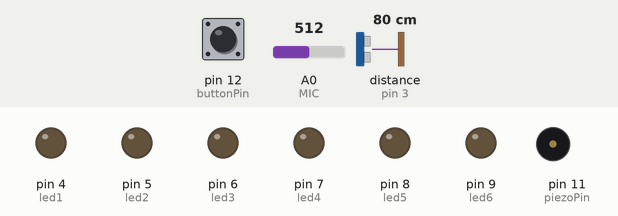
Recording of a sketch running on a simulated Arduino Uno, built with avr-gcc and run on an emulated ATmega328P. On the bench: output pins drawn as LEDs (lit = HIGH), buzzer (waves = sounding). Wiring (inferred from the names in the program): ultrasonic range finder: trigger pin 2; echo pin 3. Inputs (shaded band) come from the test bench; at power-on: distance to the obstacle (sensor on pin 3) 80 cm, pin 12 (buttonPin) LOW, A0 (MIC) = 512. The echo pulse lasts 58.3 µs per cm; pins used as bus, display or sensor lines are not drawn.

Above: at 1.2 s.
1.3 s: distance to the obstacle (sensor on pin 3) set to 2 cm
At 1.5 s:
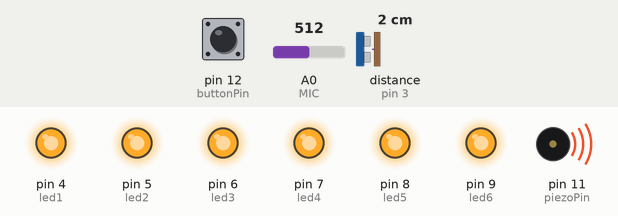
4.3 s: distance to the obstacle (sensor on pin 3) set to 9 cm
At 4.6 s:
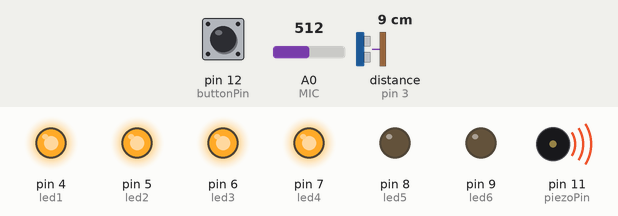
5.8 s: pin 12 (buttonPin) pulled HIGH for 0.15 s
At 7.1 s:
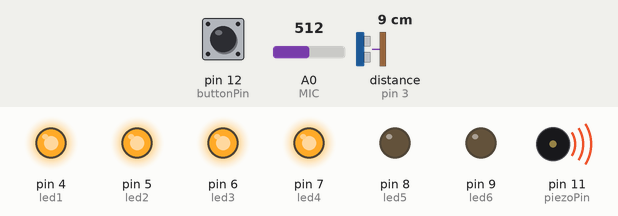
7.4 s: distance to the obstacle (sensor on pin 3) set to 18 cm
At 8.6 s:
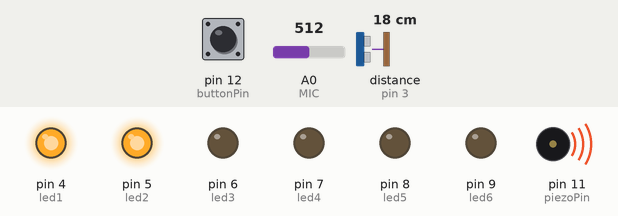
Timing chart, 0 to 9.9 s (numbered marks = the images above; inputs shaded):
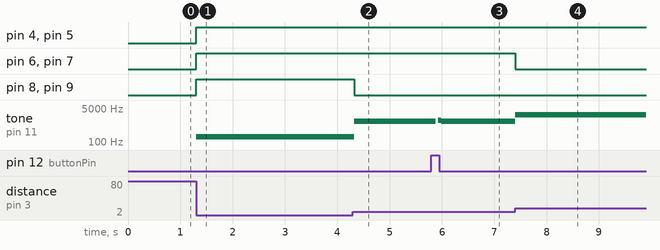

Measured:
- after the input at 1.3 s, pin 4 (led1), pin 5 (led2), pin 6 (led3), pin 7 (led4), pin 8 (led5), pin 9 (led6): LOW → HIGH at once; tone on pin 11 (piezoPin): silent → 181 Hz at once
- after the input at 4.3 s, pin 8 (led5), pin 9 (led6): HIGH → LOW at once; tone on pin 11 (piezoPin): 181 Hz → 1103 Hz at once
- after the input at 5.8 s, tone on pin 11 (piezoPin): 1103 Hz → silent after 0.08 s, → 1235 Hz 0.04 s later, → 1103 Hz 0.06 s later
- after the input at 7.4 s, pin 6 (led3), pin 7 (led4): HIGH → LOW at once; tone on pin 11 (piezoPin): 1103 Hz → 2288 Hz at once

The sketch:

dvamoda_ultra_mikro.ino
```cpp
#define echo 3
#define trig 2
#define MIC A0
#define led1 4
#define led2 5
#define led3 6
#define led4 7
#define led5 8
#define led6 9
#define piezoPin 11
#define buttonPin 12

int val=48;
int sra;
long duration;
int distance;
int sig = 0;
int sigp = 0;
int buttonState;

void setup() {
  Serial.begin(9600);
  pinMode(led1, OUTPUT);
  pinMode(led2, OUTPUT);
  pinMode(led3, OUTPUT);
  pinMode(led4, OUTPUT);
  pinMode(led5, OUTPUT);
  pinMode(led6, OUTPUT);
  pinMode(echo, INPUT);
  pinMode(trig, OUTPUT);
  pinMode(buttonPin, INPUT);
}

void light(long cm){
  int pitch = map(cm, 0, 30, 50, 4000);
  if (cm >= 24){
    digitalWrite(led6, LOW);
    digitalWrite(led5, LOW);
    digitalWrite(led4, LOW);
    digitalWrite(led3, LOW);
    digitalWrite(led2, LOW);
    digitalWrite(led1, LOW);
  }

  else if (cm >= 20){
    digitalWrite(led6, LOW);
    digitalWrite(led5, LOW);
    digitalWrite(led4, LOW);
    digitalWrite(led3, LOW);
    digitalWrite(led2, LOW);
    digitalWrite(led1, HIGH);
    for (int i = 0; i < 5; ++i) {
      tone(piezoPin, pitch, 24);
      delay (6);
    }
  }

  else if (cm >= 16){
    digitalWrite(led6, LOW);
    digitalWrite(led5, LOW);
    digitalWrite(led4, LOW);
    digitalWrite(led3, LOW);
    digitalWrite(led2, HIGH);
    digitalWrite(led1, HIGH);
    for (int i = 0; i < 10; ++i) {
      tone(piezoPin, pitch, 20);
      delay (5);
    }
  }

  else if (cm >= 12){
    digitalWrite(led6, LOW);
    digitalWrite(led5, LOW);
    digitalWrite(led4, LOW);
    digitalWrite(led3, HIGH);
    digitalWrite(led2, HIGH);
    digitalWrite(led1, HIGH);
    for (int i = 0; i < 15; ++i) {
      tone(piezoPin, pitch, 16);
      delay (4);
    }
  }

   else if (cm >= 8){
    digitalWrite(led6, LOW);
    digitalWrite(led5, LOW);
    digitalWrite(led4, HIGH);
    digitalWrite(led3, HIGH);
    digitalWrite(led2, HIGH);
    digitalWrite(led1, HIGH);
    for (int i = 0; i < 20; ++i) {
      tone(piezoPin, pitch, 12);
      delay (3);
      }
   }

   else if (cm >= 5){
    digitalWrite(led6, LOW);
    digitalWrite(led5, HIGH);
    digitalWrite(led4, HIGH);
    digitalWrite(led3, HIGH);
    digitalWrite(led2, HIGH);
    digitalWrite(led1, HIGH);
    for (int i = 0; i < 25; ++i) {
      tone(piezoPin, pitch, 8);
      delay (2);
  }
  }

   else {
    digitalWrite(led6, HIGH);
    digitalWrite(led5, HIGH);
    digitalWrite(led4, HIGH);
    digitalWrite(led3, HIGH);
    digitalWrite(led2, HIGH);
    digitalWrite(led1, HIGH);
    for (int i = 0; i < 30; ++i) {
      tone(piezoPin, pitch, 5);
      delay (1);
  }
  delay(10);
}
}


void led(int sig){
  if (sig < 55){
    digitalWrite(led6, LOW);
    digitalWrite(led5, LOW);
    digitalWrite(led4, LOW);
    digitalWrite(led3, LOW);
    digitalWrite(led2, LOW);
    digitalWrite(led1, LOW);
  }

  else if (sig < 95){
    digitalWrite(led6, LOW);
    digitalWrite(led5, LOW);
    digitalWrite(led4, LOW);
    digitalWrite(led3, LOW);
    digitalWrite(led2, LOW);
    digitalWrite(led1, HIGH);
  }

  else if (sig < 135){
    digitalWrite(led6, LOW);
    digitalWrite(led5, LOW);
    digitalWrite(led4, LOW);
    digitalWrite(led3, LOW);
    digitalWrite(led2, HIGH);
    digitalWrite(led1, HIGH);
  }

  else if (sig < 175){
    digitalWrite(led6, LOW);
    digitalWrite(led5, LOW);
    digitalWrite(led4, LOW);
    digitalWrite(led3, HIGH);
    digitalWrite(led2, HIGH);
    digitalWrite(led1, HIGH);
  }

   else if (sig < 215){
    digitalWrite(led6, LOW);
    digitalWrite(led5, LOW);
    digitalWrite(led4, HIGH);
    digitalWrite(led3, HIGH);
    digitalWrite(led2, HIGH);
    digitalWrite(led1, HIGH);
   }

   else if (sig < 255){
    digitalWrite(led6, LOW);
    digitalWrite(led5, HIGH);
    digitalWrite(led4, HIGH);
    digitalWrite(led3, HIGH);
    digitalWrite(led2, HIGH);
    digitalWrite(led1, HIGH);
  }

   else {
    digitalWrite(led6, HIGH);
    digitalWrite(led5, HIGH);
    digitalWrite(led4, HIGH);
    digitalWrite(led3, HIGH);
    digitalWrite(led2, HIGH);
    digitalWrite(led1, HIGH);
  }
}

void loop() {
  // put your main code here, to run repeatedly:
  /*if (Serial.available() > 0){

      sra = Serial.read();
      if(sra == 48 || sra == 49)
        val = sra;
      Serial.read();
    Serial.println(val);
  }*/

  buttonState = digitalRead(buttonPin);

  // check if the pushbutton is pressed. If it is, the buttonState is HIGH:
  if (buttonState == HIGH) {
    // turn LED on:

    if (val == 48){
    val = 49;

  }
    else if (val == 49){
    val = 48;
  }
  }

  if (val == 48){

    long duration, cm;
    pinMode(trig, OUTPUT);
    digitalWrite(trig, LOW);
    delayMicroseconds(2);
    digitalWrite(trig, HIGH);
    delayMicroseconds(10);
    digitalWrite(trig, LOW);
    pinMode(echo, INPUT);
    duration = pulseIn(echo, HIGH);
    cm = (duration / 29 / 2);
    //Serial.println(cm);
    light(cm);
    //delay(300);

    //Serial.println("cao");


  }

  if (val == 49){
    static int sigp = 0;
    int mx = 0;

    // petlja koja odredjuje maksimalnu vrednost od registrovanih 100
    for (int i = 0; i < 100; ++i) {
      sig = analogRead(MIC);
      mx = max(sig, mx);
  }
    //Serial.println(mx);
      // radi lakseg rada prethodno dobijena maksimalna vrednost signala pomnozena je sa 200

    // da bi se izbegao uticaj sumova na paljenje lampica, funkcija led() pozivana kad je razlika izmedju trenutne i prethodne maksimalne vrednosti signala veca od 1800
    if ((abs(mx - sigp) > 36)){
      led(mx);
    }
    // funkcija led() pozivana je kada maksimalne vrednosti signala je jednaka 0, bez obzira na prethodnu vrednost
    else if (mx < 5){
      led(mx);
    }
    else{
      delay(40);
    }
    sigp = mx;
}
}
```
